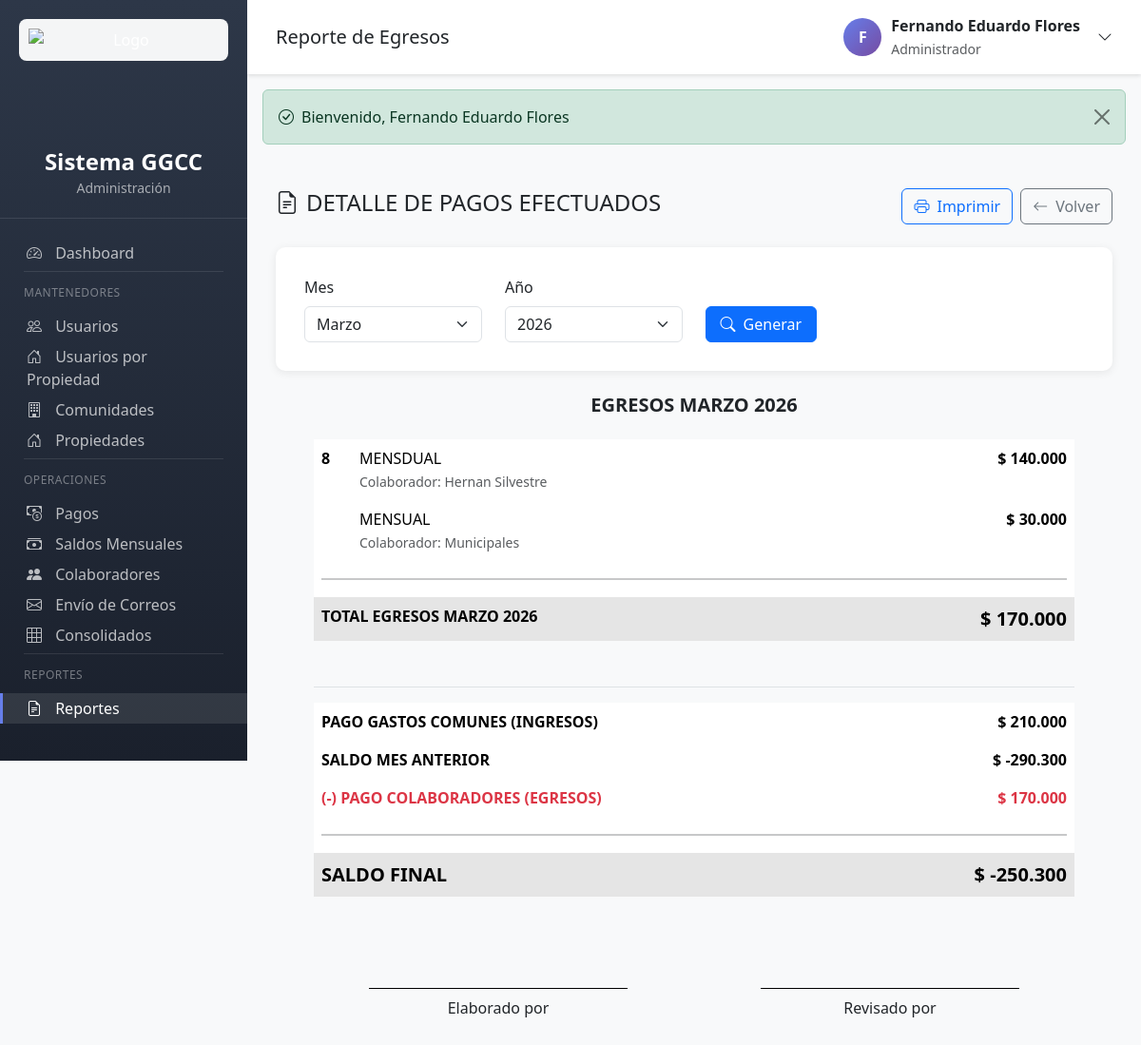
/reportes.php?action=egresos (signed in), run on an earlier commit of the app's database.
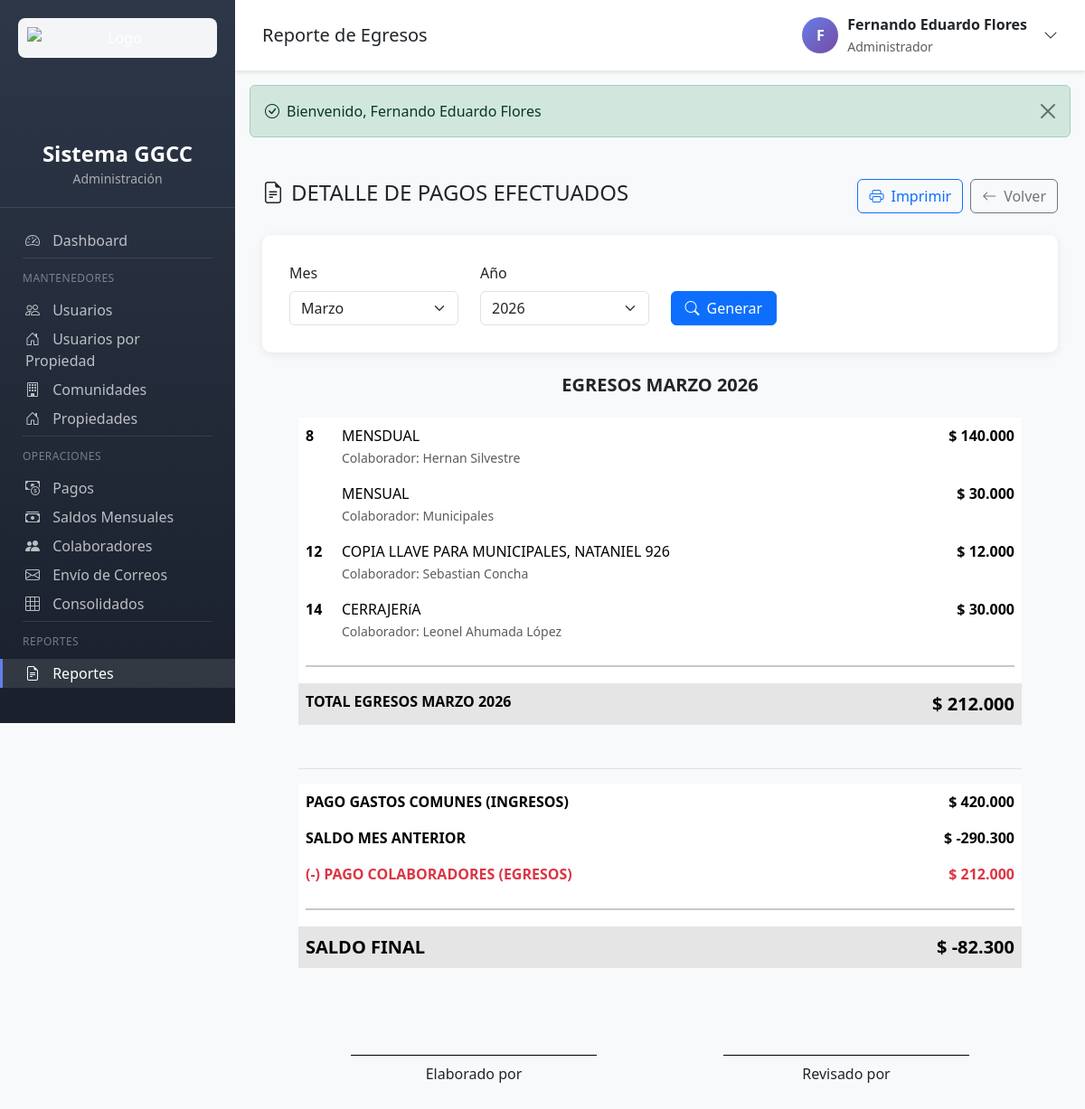
And on a later commit of the database.
### tables this page shows
CREATE TABLE `pagos_colaboradores` (
  `id` int(11) NOT NULL AUTO_INCREMENT,
  `colaborador_id` int(11) NOT NULL,
  `detalle` text NOT NULL,
  `monto` decimal(10,2) NOT NULL,
  `fecha` date NOT NULL,
  `pagado_por` int(11) NOT NULL,
  `created_at` timestamp NOT NULL DEFAULT current_timestamp(),
  PRIMARY KEY (`id`),
  KEY `pagado_por` (`pagado_por`),
  KEY `idx_colaborador` (`colaborador_id`),
  KEY `idx_fecha` (`fecha`),
  KEY `idx_created_at` (`created_at`),
  CONSTRAINT `pagos_colaboradores_ibfk_1` FOREIGN KEY (`colaborador_id`) REFERENCES `colaboradores` (`id`),
  CONSTRAINT `pagos_colaboradores_ibfk_2` FOREIGN KEY (`pagado_por`) REFERENCES `usuarios` (`id`)
);

CREATE TABLE `colaboradores` (
  `id` int(11) NOT NULL AUTO_INCREMENT,
  `tipo_colaborador` enum('personal','empresa') DEFAULT 'personal',
  `nombre` varchar(100) NOT NULL,
  `email` varchar(100) NOT NULL,
  `whatsapp` varchar(20) DEFAULT NULL,
  `direccion` text NOT NULL,
  `region` varchar(100) NOT NULL,
  `comuna` varchar(100) NOT NULL,
  `activo` tinyint(1) DEFAULT 1,
  `created_at` timestamp NOT NULL DEFAULT current_timestamp(),
  `updated_at` timestamp NOT NULL DEFAULT current_timestamp() ON UPDATE current_timestamp(),
  `banco` varchar(100) DEFAULT NULL,
  `tipo_cuenta` enum('corriente','vista') DEFAULT NULL,
  `numero_cuenta` varchar(50) DEFAULT NULL,
  `numero_cliente` varchar(50) DEFAULT NULL,
  PRIMARY KEY (`id`),
  KEY `idx_nombre` (`nombre`),
  KEY `idx_activo` (`activo`),
  KEY `idx_comuna` (`comuna`)
);

### app/controllers/ReportesController.php (called while the page is built, shortened)
<?php
class ReportesController {
    private PDO $db;
    public function __construct() {
        $this->db = getDB();
    }
    public function egresos(): void {
        $mes = isset($_GET['mes']) ? (int) $_GET['mes'] : date('n');
        $anio = isset($_GET['anio']) ? (int) $_GET['anio'] : date('Y');
        $egresos = $this->getEgresosPorPeriodo($mes, $anio);
        $totalEgresos = array_sum(array_column($egresos, 'monto'));
        $totalIngresosGC = $this->getTotalPagosGastosComunes($mes, $anio);
        $resumenMesAnterior = $this->getResumenMesAnteriorDesdeSaldos($mes, $anio);
        $saldoMesAnterior = $resumenMesAnterior['saldo_actual'];
        $saldo = ($totalIngresosGC + $saldoMesAnterior) - $totalEgresos;
        require_once VIEWS_PATH . '/reportes/egresos.php';
    }
    private function getEgresosPorPeriodo(int $mes, int $anio): array {
        $sql = "SELECT pc.id, pc.fecha, pc.monto, pc.detalle,
                       c.nombre as colaborador_nombre,
                       c.tipo_colaborador,
                       c.numero_cliente,
                       u.nombre as pagado_por_nombre
                FROM pagos_colaboradores pc
                LEFT JOIN colaboradores c ON pc.colaborador_id = c.id
                LEFT JOIN usuarios u ON pc.pagado_por = u.id
                WHERE MONTH(pc.fecha) = :mes AND YEAR(pc.fecha) = :anio
                ORDER BY pc.fecha ASC, pc.id ASC";
        $stmt = $this->db->prepare($sql);
        $stmt->execute([
            ':mes' => $mes,
            ':anio' => $anio
        ]);
        return $stmt->fetchAll();
    }
    private function getTotalPagosGastosComunes(int $mes, int $anio): float {
        $sql = "SELECT COALESCE(SUM(monto), 0) as total
                FROM pagos
                WHERE MONTH(fecha) = :mes AND YEAR(fecha) = :anio";
        $stmt = $this->db->prepare($sql);
        $stmt->execute([
            ':mes' => $mes,
            ':anio' => $anio
        ]);
        $result = $stmt->fetch();
        return (float) ($result['total'] ?? 0);
    }
    private function getSaldoMesAnterior(int $mes, int $anio): float {
        $mesAnterior = $mes - 1;
        $anioAnterior = $anio;
        $sql = "SELECT saldo_final
                FROM saldos_mensuales
                WHERE mes = :mes AND anio = :anio
                ORDER BY id DESC
                LIMIT 1";
        $stmt = $this->db->prepare($sql);
        $stmt->execute([
            ':mes' => $mesAnterior,
            ':anio' => $anioAnterior
        ]);
        $result = $stmt->fetch();
        $sql = "SELECT saldo_final, mes, anio
                FROM saldos_mensuales
                WHERE (anio < :anio1) OR (anio = :anio2 AND mes < :mes)
                ORDER BY anio DESC, mes DESC
                LIMIT 1";
        $stmt = $this->db->prepare($sql);
        $stmt->execute([
            ':anio1' => $anioAnterior,
            ':anio2' => $anioAnterior,
            ':mes' => $mesAnterior
        ]);
        $ultimoSaldo = $stmt->fetch();
        if ($ultimoSaldo) {
            $saldoBase = (float) $ultimoSaldo['saldo_final'];
            $mesBase = (int) $ultimoSaldo['mes'];
            $anioBase = (int) $ultimoSaldo['anio'];
            $mesActual = $mesBase;
            $anioActual = $anioBase;
            $saldoCalculado = $saldoBase;
            while (!($anioActual == $anioAnterior && $mesActual == $mesAnterior)) {
                $mesActual++;
                if ($mesActual > 12) {
                    $mesActual = 1;
                    $anioActual++;
                }
                $ingresos = $this->getTotalPagosGastosComunes($mesActual, $anioActual);
                $egresos = $this->getTotalEgresosColaboradores($mesActual, $anioActual);
                $saldoCalculado = $saldoCalculado + $ingresos - $egresos;
            }
            return $saldoCalculado;
        }
        $sqlIngresos = "SELECT COALESCE(SUM(monto), 0) as total
                       FROM pagos
                       WHERE (YEAR(fecha) < :anio1) OR (YEAR(fecha) = :anio2 AND MONTH(fecha) <= :mes)";
        $stmt = $this->db->prepare($sqlIngresos);
        $stmt->execute([
            ':anio1' => $anioAnterior,
            ':anio2' => $anioAnterior,
            ':mes' => $mesAnterior
        ]);
        $totalIngresos = (float) ($stmt->fetch()['total'] ?? 0);
        $sqlEgresos = "SELECT COALESCE(SUM(monto), 0) as total
                       FROM pagos_colaboradores
                       WHERE (YEAR(fecha) < :anio1) OR (YEAR(fecha) = :anio2 AND MONTH(fecha) <= :mes)";
        $stmt = $this->db->prepare($sqlEgresos);
        $stmt->execute([
            ':anio1' => $anioAnterior,
            ':anio2' => $anioAnterior,
            ':mes' => $mesAnterior
        ]);
        $totalEgresos = (float) ($stmt->fetch()['total'] ?? 0);
        return $totalIngresos - $totalEgresos;
    }
    private function getTotalEgresosColaboradores(int $mes, int $anio): float {
        $sql = "SELECT COALESCE(SUM(monto), 0) as total
                FROM pagos_colaboradores
                WHERE MONTH(fecha) = :mes AND YEAR(fecha) = :anio";
        $stmt = $this->db->prepare($sql);
        $stmt->execute([
            ':mes' => $mes,
            ':anio' => $anio
        ]);
        $result = $stmt->fetch();
        return (float) ($result['total'] ?? 0);
    }
    private function getResumenMesAnteriorDesdeSaldos(int $mes, int $anio): array {
        $mesAnterior = $mes - 1;
        $anioAnterior = $anio;
        $sql = "SELECT
                    COALESCE(SUM(saldo_final), 0) as saldo_actual,
                    COALESCE(SUM(saldo_mes_anterior), 0) as saldo_anterior,
                    COALESCE(SUM(total_ingresos_gc + ajustes_ingreso), 0) as total_ingresos,
                    COALESCE(SUM(total_egresos_colaboradores + ajustes_egreso), 0) as total_egresos
                FROM saldos_mensuales
                WHERE mes = :mes AND anio = :anio";
        $stmt = $this->db->prepare($sql);
        $stmt->execute([':mes' => $mesAnterior, ':anio' => $anioAnterior]);
        $resumen = $stmt->fetch();
        if (!$resumen || ($resumen['saldo_actual'] == 0 && $resumen['total_ingresos'] == 0 && $resumen['total_egresos'] == 0)) {
            $saldoCalculado = $this->getSaldoMesAnterior($mes, $anio);
            return [
                'saldo_actual' => $saldoCalculado,
                'saldo_anterior' => 0,
                'total_ingresos' => 0,
                'total_egresos' => 0
            ];
        }
        return [
            'saldo_actual' => (float) ($resumen['saldo_actual'] ?? 0),
            'saldo_anterior' => (float) ($resumen['saldo_anterior'] ?? 0),
            'total_ingresos' => (float) ($resumen['total_ingresos'] ?? 0),
            'total_egresos' => (float) ($resumen['total_egresos'] ?? 0)
        ];
    }
}

### config/database.php (called while the page is built, shortened)
<?php
class Database {
    private static ?PDO $instance = null;
    public static function getConnection(): PDO {
        if (self::$instance === null) {
            try {
                $dsn = "mysql:host=" . DB_HOST . ";dbname=" . DB_NAME . ";charset=" . DB_CHARSET;
                $options = [
                    PDO::ATTR_ERRMODE => PDO::ERRMODE_EXCEPTION,
                    PDO::ATTR_DEFAULT_FETCH_MODE => PDO::FETCH_ASSOC,
                    PDO::ATTR_EMULATE_PREPARES => false,
                    PDO::MYSQL_ATTR_INIT_COMMAND => "SET NAMES " . DB_CHARSET . " COLLATE utf8mb4_unicode_ci"
                ];
                self::$instance = new PDO($dsn, DB_USER, DB_PASS, $options);
            } catch (PDOException $e) {
                throw new Exception("Error de conexión a la base de datos: " . $e->getMessage());
            }
        }
        return self::$instance;
    }
}
function getDB(): PDO {
    return Database::getConnection();
}

### config/config.php (called while the page is built, shortened)
<?php
function e(string $text): string {
    return htmlspecialchars($text, ENT_QUOTES, 'UTF-8');
}
function getMonthName(int $month): string {
    $months = [
        1 => 'Enero', 2 => 'Febrero', 3 => 'Marzo', 4 => 'Abril',
        5 => 'Mayo', 6 => 'Junio', 7 => 'Julio', 8 => 'Agosto',
        9 => 'Septiembre', 10 => 'Octubre', 11 => 'Noviembre', 12 => 'Diciembre'
    ];
    return $months[$month] ?? '';
}

### app/views/reportes/egresos.php (the view, shortened to what the changed rows need)
<?php
require_once __DIR__ . '/../partials/header.php';
$egresosPorFecha = [];
foreach ($egresos as $egreso) {
    $fecha = $egreso['fecha'];
    if (!isset($egresosPorFecha[$fecha])) {
        $egresosPorFecha[$fecha] = [];
    }
    $egresosPorFecha[$fecha][] = $egreso;
}
?>
<div class="reporte-libro-caja">
    <?php if (empty($egresos)): ?>
        <div class="alert alert-info text-center">
            <i class="bi bi-info-circle me-2"></i>
            No hay pagos a colaboradores registrados en este período.
        </div>
    <?php else: ?>
        <table class="table table-borderless">
            <tbody>
                <?php
                $totalEgresos = 0;
                foreach ($egresosPorFecha as $fecha => $pagosDia):
                    $dia = date('j', strtotime($fecha));
                    $first = true;
                    foreach ($pagosDia as $pago):
                        $totalEgresos += $pago['monto'];
                ?>
                    <tr>
                        <?php if ($first): ?>
                            <td width="5%" class="fw-bold align-top"><?= $dia ?></td>
                        <?php else: ?>
                            <td width="5%"></td>
                        <?php endif; ?>
                        <td width="65%">
                            <?= strtoupper(e($pago['detalle'])) ?>
                            <?php if ($pago['colaborador_nombre']): ?>
                                <br><small class="text-muted">
                                    <?php if ($pago['tipo_colaborador'] == 'empresa'): ?>
                                        Empresa: <?= e($pago['colaborador_nombre']) ?>
                                        (N° Cliente: <?= e($pago['numero_cliente']) ?>)
                                    <?php else: ?>
                                        Colaborador: <?= e($pago['colaborador_nombre']) ?>
                                    <?php endif; ?>
                                </small>
                            <?php endif; ?>
                        </td>
                        <td width="30%" class="text-end fw-bold">
                            $ <?= number_format($pago['monto'], 0, ',', '.') ?>
                        </td>
                    </tr>
                <?php
                        $first = false;
                    endforeach;
                endforeach;
                ?>
                <tr>
                    <td colspan="3"><hr class="border-2 border-dark"></td>
                </tr>
                <tr class="table-active">
                    <td colspan="2" class="fw-bold text-uppercase">
                        TOTAL EGRESOS <?= strtoupper(getMonthName(isset($_GET['mes']) ? $_GET['mes'] : date('n'))) ?>
                        <?= isset($_GET['anio']) ? $_GET['anio'] : date('Y') ?>
                    </td>
                    <td class="text-end fw-bold fs-5">
                        $ <?= number_format($totalEgresos, 0, ',', '.') ?>
                    </td>
                </tr>
            </tbody>
        </table>
        <div class="mt-5 pt-3 border-top">
            <table class="table table-borderless">
                <tr>
                    <td width="70%" class="fw-bold text-uppercase">
                        PAGO GASTOS COMUNES (Ingresos)
                    </td>
                    <td width="30%" class="text-end fw-bold">
                        $ <?= number_format($totalIngresosGC, 0, ',', '.') ?>
                    </td>
                </tr>
                <tr>
                    <td class="fw-bold text-uppercase">
                        SALDO MES ANTERIOR
                    </td>
                    <td class="text-end fw-bold">
                        $ <?= number_format($saldoMesAnterior, 0, ',', '.') ?>
                    </td>
                </tr>
                <tr>
                    <td class="fw-bold text-uppercase text-danger">
                        (-) PAGO COLABORADORES (Egresos)
                    </td>
                    <td class="text-end fw-bold text-danger">
                        $ <?= number_format($totalEgresos, 0, ',', '.') ?>
                    </td>
                </tr>
                <tr>
                    <td colspan="2"><hr class="border-2 border-dark"></td>
                </tr>
                <tr class="table-active">
                    <td class="fw-bold fs-5 text-uppercase">
                        SALDO FINAL
                    </td>
                    <td class="text-end fw-bold fs-5">
                        $ <?= number_format($saldo, 0, ',', '.') ?>
                    </td>
                </tr>
            </table>
        </div>
        <div class="mt-5 pt-5 no-print">
            <div class="row">
                <div class="col-md-6 text-center">
                    <div style="border-top: 1px solid #000; width: 70%; margin: 0 auto;"></div>
                    <p class="mt-2">Elaborado por</p>
                </div>
                <div class="col-md-6 text-center">
                    <div style="border-top: 1px solid #000; width: 70%; margin: 0 auto;"></div>
                    <p class="mt-2">Revisado por</p>
                </div>
            </div>
        </div>
    <?php endif; ?>
</div>
<?php require_once __DIR__ . '/../partials/footer.php'; ?>

What changed in the data, as far as the page shows it:
added pagos_colaboradores: dia "12", detalle "COPIA LLAVE PARA MUNICIPALES, NATANIEL 926", colaborador.nombre "Sebastian Concha", monto "12.000"
added pagos_colaboradores: fecha "14", detalle "CERRAJERíA", colaborador.nombre "Leonel Ahumada López", monto "30.000"
Also different on the page:
$totalEgresos: "170.000" → "212.000"
$totalIngresosGC: "210.000" → "420.000"
$saldo: "-250.300" → "-82.300"
new list line: "8"
